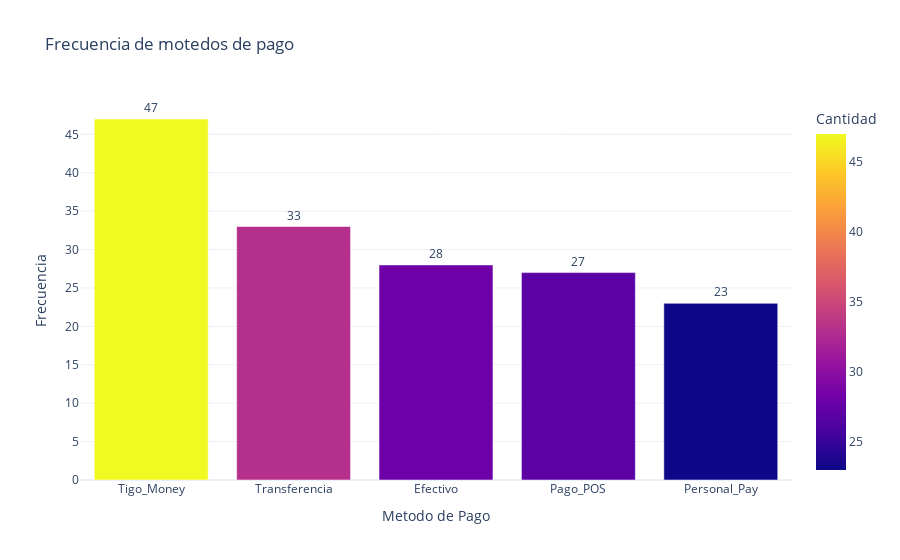

The cell this chart's notebook holds for it:
### Code cell
# Personalizar el diseño

fig.update_traces(textposition='outside')
fig.update_layout(
    xaxis_title='Metodo de Pago',
    yaxis_title='Frecuencia',
    template='plotly_white'
)

fig.show()

### Figure 1 — Plotly figure (JSON) as saved in the notebook; plotly's stock layout.template omitted (floating-point values rounded to 4 significant figures)
{"data": [{"alignmentgroup": "True", "hovertemplate": "Método de Pago=%{x}<br>Cantidad=%{marker.color}<extra></extra>", "legendgroup": "", "marker": {"color": [47, 33, 28, 27, 23], "coloraxis": "coloraxis", "pattern": {"shape": ""}}, "name": "", "offsetgroup": "", "orientation": "v", "showlegend": false, "text": [47, 33, 28, 27, 23], "textposition": "outside", "type": "bar", "x": ["Tigo_Money", "Transferencia", "Efectivo", "Pago_POS", "Personal_Pay"], "xaxis": "x", "y": [47, 33, 28, 27, 23], "yaxis": "y"}], "layout": {"barmode": "relative", "coloraxis": {"colorbar": {"title": {"text": "Cantidad"}}, "colorscale": [[0, "#0d0887"], [0.1111, "#46039f"], [0.2222, "#7201a8"], [0.3333, "#9c179e"], [0.4444, "#bd3786"], [0.5556, "#d8576b"], [0.6667, "#ed7953"], [0.7778, "#fb9f3a"], [0.8889, "#fdca26"], [1, "#f0f921"]]}, "legend": {"tracegroupgap": 0}, "title": {"text": "Frecuencia de motedos de pago"}, "xaxis": {"anchor": "y", "domain": [0, 1], "title": {"text": "Metodo de Pago"}}, "yaxis": {"anchor": "x", "domain": [0, 1], "title": {"text": "Frecuencia"}}}}
